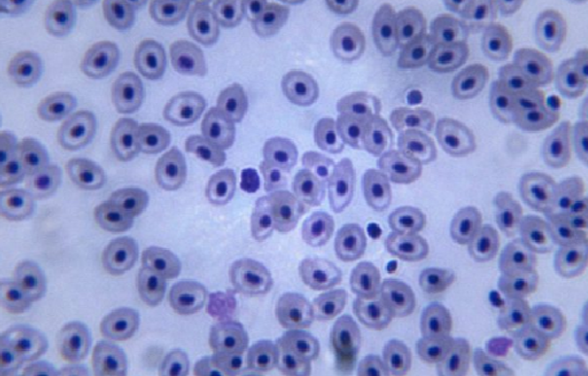
#> input picture asset/pic/bloodcell.bmp, 588 x 376 px
$ python test.py
#> lines starting #> are read from the running program, lines starting #| are printed output that depends on the picture; after the words box and inside, x2 and y2 are one past the last pixel; in counts of white or black regions, pixels touching at a corner belong together
import numpy as np
import cv2

# Load and convert image to grayscale
bmp = cv2.imread('asset/pic/bloodcell.bmp', cv2.IMREAD_GRAYSCALE)
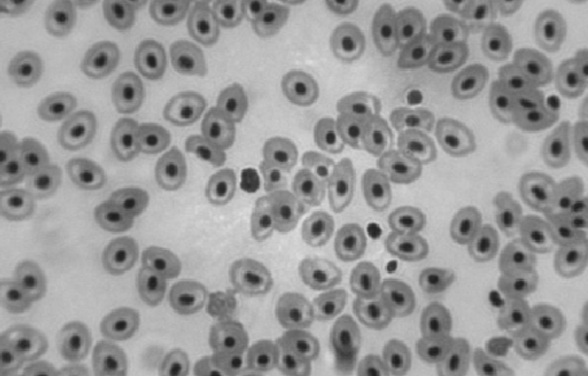
#> bmp: shape (376, 588); min 29, max 224, mean 152.8
cv2.imwrite('asset/pic/BloodGray.png', bmp)
img = cv2.imread('asset/pic/BloodGray.png')
#> img: shape (376, 588, 3); min 29, max 224, mean 152.8
hsv_img = cv2.cvtColor(img, cv2.COLOR_BGR2HSV)
#> hsv_img: shape (376, 588, 3); mean H, S, V 0, 0, 152.8

# Create a named window for trackbars
cv2.namedWindow('Controls')

# Initial HSV range and contour area threshold values
initial_values = {'H Lower': 0, 'H Upper': 180, 'S Lower': 0, 'S Upper': 255, 'V Lower': 0, 'V Upper': 75, 'Contour Area': 205}

# Define a callback function for the trackbars
def nothing(x):
    pass

# Create trackbars for lower and upper HSV bounds
cv2.createTrackbar('H Lower', 'Controls', initial_values['H Lower'], 180, nothing)
cv2.createTrackbar('H Upper', 'Controls', initial_values['H Upper'], 180, nothing)
cv2.createTrackbar('S Lower', 'Controls', initial_values['S Lower'], 255, nothing)
cv2.createTrackbar('S Upper', 'Controls', initial_values['S Upper'], 255, nothing)
cv2.createTrackbar('V Lower', 'Controls', initial_values['V Lower'], 255, nothing)
cv2.createTrackbar('V Upper', 'Controls', initial_values['V Upper'], 255, nothing)
cv2.createTrackbar('Contour Area', 'Controls', initial_values['Contour Area'], 1000, nothing)

while True:
    # Get current positions of trackbars
    h_lower = cv2.getTrackbarPos('H Lower', 'Controls')
    h_upper = cv2.getTrackbarPos('H Upper', 'Controls')
    s_lower = cv2.getTrackbarPos('S Lower', 'Controls')
    s_upper = cv2.getTrackbarPos('S Upper', 'Controls')
    v_lower = cv2.getTrackbarPos('V Lower', 'Controls')
    v_upper = cv2.getTrackbarPos('V Upper', 'Controls')
    contour_area_threshold = cv2.getTrackbarPos('Contour Area', 'Controls')

    # Define HSV range based on trackbar positions
    lower_range = (h_lower, s_lower, v_lower)
    upper_range = (h_upper, s_upper, v_upper)

    # Create mask and apply it
    mask = cv2.inRange(hsv_img, lower_range, upper_range)
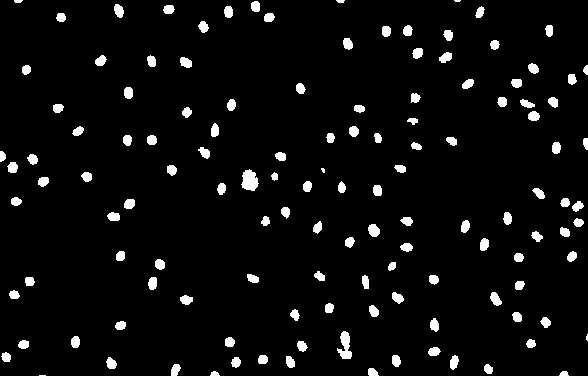
#> mask: shape (376, 588); 4.8% white; 130 white regions (4 under 20 px)
    result = img.copy()  # Copy of the original image for drawing contours in color

    # Find contours in the mask
    contours, _ = cv2.findContours(mask, cv2.RETR_EXTERNAL, cv2.CHAIN_APPROX_SIMPLE)
#> contours = 130 contours, 6 with area under 20; largest, box (x1, y1, x2, y2) and area: (241, 169, 259, 191) 244, (337, 331, 352, 359) 204, (368, 224, 380, 237) 102, (490, 292, 502, 306) 92, (114, 4, 124, 18) 86

    # Count and draw contours that meet the area threshold
    cell_count = 0
    for cnt in contours:
        if cv2.contourArea(cnt) >= contour_area_threshold:
            cv2.drawContours(result, [cnt], -1, (0, 0, 255), 2)  # Draw contours in red
            cell_count += 1
#> this loop made 130 passes
#> cell_count on pass 71: 1
#> cnt on pass 1: [[39, 375], [45, 375]]
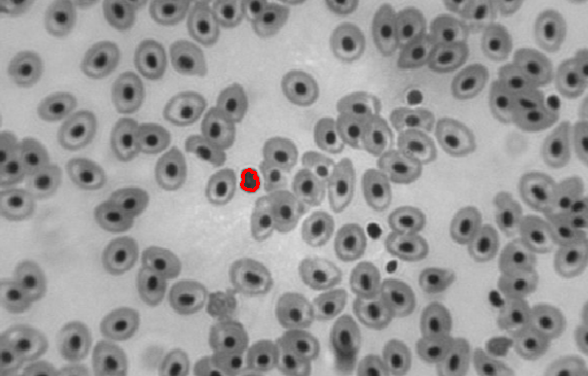
#> result: shape (376, 588, 3); mean B, G, R 152.7, 152.7, 153
#> after the loop, cell_count = 1

    # Prepare images for display
    gray_img = cv2.cvtColor(img, cv2.COLOR_BGR2GRAY)  # Original in grayscale
    color_result = result  # Contours drawn on original image in color
    mask_colored = cv2.cvtColor(mask, cv2.COLOR_GRAY2BGR)  # Convert mask to BGR for consistent stacking
#> mask_colored: shape (376, 588, 3); 4.8% white; 130 white regions (4 under 20 px), largest, box (x1, y1, x2, y2) and area: (241, 169, 259, 191) 275, (337, 331, 352, 359) 245, (368, 224, 380, 237) 119

    # Stack images horizontally for single window display
    combined_display = np.hstack((cv2.cvtColor(gray_img, cv2.COLOR_GRAY2BGR), mask_colored, color_result))
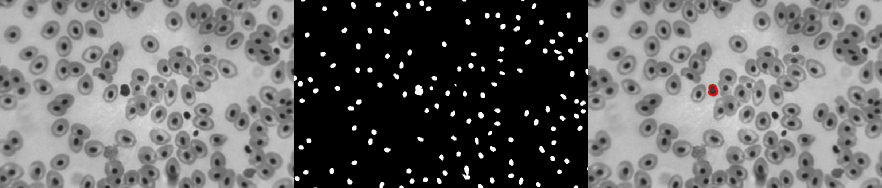
#> combined_display: shape (376, 1764, 3) (shown at 1/2 size); mean B, G, R 105.9, 105.9, 106

    # Display cell count on the console
    print(f'Cell count: {cell_count}', end='\r')
#| Cell count: 1

    # Show combined image
    cv2.imshow('Detection Results', combined_display)

    # Break loop if 'q' is pressed
    if cv2.waitKey(1) & 0xFF == ord('q'):
#> (key q is pressed here)
        break

# Clean up windows
cv2.destroyAllWindows()
